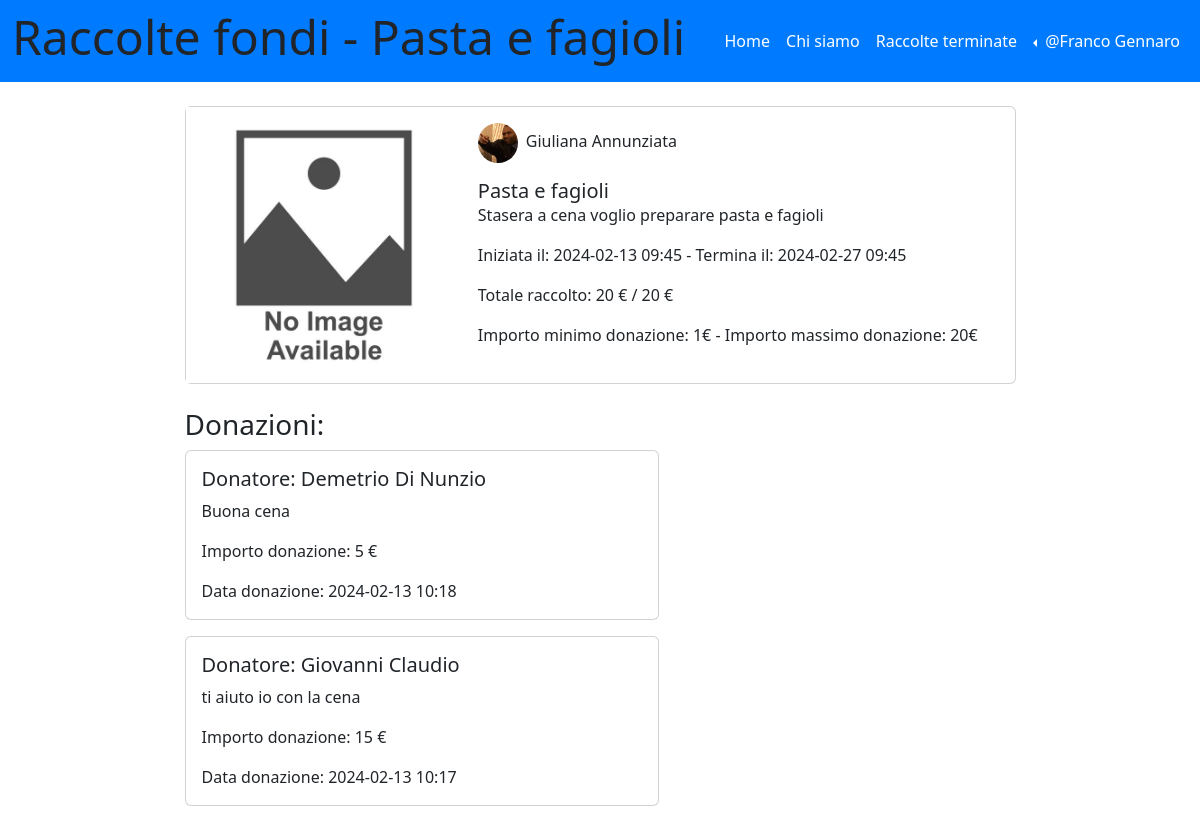
The app's page /raccolte/1 (signed in) with its own data.
### tables this page shows
CREATE TABLE "raccolte" (
	"id_raccolta"	INTEGER NOT NULL UNIQUE,
	"nome_raccolta"	TEXT NOT NULL,
	"descrizione"	TEXT,
	"immagine"	TEXT,
	"data_creazione"	TEXT,
	"data_termine"	TEXT,
	"cifra_attuale"	NUMERIC,
	"cifra_da_raggiungere"	NUMERIC,
	"tipo_raccolta"	TEXT,
	"organizzatore_raccolta"	INTEGER,
	"importo_minimo"	NUMERIC,
	"status"	TEXT DEFAULT 'attiva',
	"aggiornata"	TEXT DEFAULT 'no',
	"importo_massimo"	NUMERIC, tipo_modificabile TEXT,
	PRIMARY KEY("id_raccolta" AUTOINCREMENT),
	FOREIGN KEY("organizzatore_raccolta") REFERENCES "utenti"("id_utente")
);

CREATE TABLE "utenti" (
	"id_utente"	INTEGER UNIQUE,
	"email"	TEXT NOT NULL UNIQUE,
	"password"	TEXT NOT NULL UNIQUE,
	"nome"	TEXT NOT NULL,
	"cognome"	TEXT NOT NULL,
	"immagine_utente"	TEXT,
	"portafoglio"	NUMERIC,
	PRIMARY KEY("id_utente" AUTOINCREMENT)
);

CREATE TABLE "donazioni" (
	"id_donazione"	INTEGER NOT NULL UNIQUE,
	"importo"	INTEGER,
	"id_donatore"	INTEGER,
	"raccolta"	INTEGER,
	"testo_donazione"	TEXT,
	"data_donazione"	TEXT,
	"nome_donatore"	TEXT,
	"cognome_donatore"	TEXT,
	FOREIGN KEY("id_donatore") REFERENCES "utenti",
	FOREIGN KEY("raccolta") REFERENCES "raccolte",
	PRIMARY KEY("id_donazione" AUTOINCREMENT)
);

### app.py (the view)
@app.route('/raccolte/<int:id>')
def singola_raccolta(id):
    raccolta_db = raccolte_dao.get_raccolta_by_id(id)
    donazioni_db = donazioni_dao.get_donazione_by_id(id)
    return render_template('singola_raccolta.html', raccolta = raccolta_db, donazioni=donazioni_db)

### app.py (called while the page is built)
@app.before_request
def update_before_request():
    app.logger.info('Inizio update_status_e_portafoglio')
    try:
        raccolte_dao.update_status_e_portafoglio()
        app.logger.info('Fine update_status_e_portafoglio')
        raccolte_dao.update_tipo_modificabile()
        app.logger.info('Fine update_tipo_modificabile')
    except Exception as e:
        print('Error during update:', str(e))

@login_manager.user_loader
def load_user(user_id):
    db_user = utenti_dao.get_user_by_id(user_id)
    if db_user is not None:
        user = User(id_utente=db_user['id_utente'], nome=db_user['nome'], cognome=db_user['cognome'], email=db_user['email'], password=db_user['password'], immagine_utente=db_user['immagine_utente'], portafoglio=db_user['portafoglio'])
    else:
        user = None
    return user

### donazioni_dao.py (called while the page is built)
def get_donazione_by_id(id):
    conn = sqlite3.connect('db/raccolte_fondi.db')
    conn.row_factory = sqlite3.Row
    cursor = conn.cursor()
    '''ricevi l'id della raccolta, seleziona tutte le donazioni effettuate a quella raccolta, ovvero
    dove raccolta (donazioni) = id_raccolta (raccolte)'''
    sql = 'SELECT donazioni.id_donazione,donazioni.importo,donazioni.id_donatore,donazioni.raccolta,donazioni.testo_donazione,donazioni.data_donazione,donazioni.nome_donatore,donazioni.cognome_donatore FROM donazioni WHERE donazioni.raccolta = ? ORDER BY data_donazione DESC'
    cursor.execute(sql, (id,))
    donazioni = cursor.fetchall()
    cursor.close()
    conn.close()
    return donazioni

### raccolte_dao.py (called while the page is built)
def get_raccolta_by_id(id):
    conn = sqlite3.connect('db/raccolte_fondi.db')
    conn.row_factory = sqlite3.Row
    cursor = conn.cursor()
    sql = 'SELECT raccolte.id_raccolta,raccolte.nome_raccolta,raccolte.descrizione,raccolte.immagine,raccolte.data_creazione,raccolte.data_termine,raccolte.cifra_attuale,raccolte.cifra_da_raggiungere,raccolte.tipo_raccolta,raccolte.organizzatore_raccolta,raccolte.importo_minimo,raccolte.status,raccolte.aggiornata,raccolte.importo_massimo,utenti.nome,utenti.cognome,utenti.immagine_utente FROM raccolte LEFT JOIN utenti ON raccolte.organizzatore_raccolta = utenti.id_utente WHERE raccolte.id_raccolta = ?'
    cursor.execute(sql, (id,))
    post = cursor.fetchone()
    cursor.close()
    conn.close()
    return post

### templates/singola_raccolta.html (shortened to what this page needs)
{% extends "base.html" %}
{% block home_active %}active{% endblock %}
{% block page_name%}{{raccolta.nome_raccolta}}{%endblock%}
{%block content%}
<main class="col-lg-12">
  <div class="container">
    <div class="row justify-content-center">
      <div class="col-lg-9">
        <div class="card mb-4">
          <div class="row g-0">
            <div class="col-md-4 d-flex align-items-stretch">
              {% if raccolta.immagine %}
              <img src="{{ url_for('static', filename=raccolta.immagine) }}" class="img-fluid w-100 img-full-height" alt="Immagine della raccolta: {{raccolta.nome_raccolta}}">
              {% else %}
              <img src="{{ url_for('static', filename='no_immagine_raccolta.jpg') }}" class="img-fluid w-100 img-full-height" alt="Nessuna immagine disponibile">
              {% endif %}
            </div>
            <div class="col-md-8">
              <div class="card-body d-flex flex-column justify-content-between">
                <div class="d-flex align-items-center mb-3">
                  {% if raccolta.immagine_utente %}
                  <img src="{{ url_for('static', filename=raccolta.immagine_utente) }}" class="profile-image me-2" alt="Immagine di profilo">
                  {% else %}
                  <img src="{{ url_for('static', filename='no_immagine_utente.jpg') }}" class="profile-image me-2" alt="Immagine di profilo">
                  {% endif %}
                  <p class="mb-1">{{raccolta.nome}} {{raccolta.cognome}}</p>
                </div>
                <h5 class="card-title mb-0">{{raccolta.nome_raccolta | e}}</h5>
                <p class="card-text mb-3">{{raccolta.descrizione | e}}</p>
                <p>Iniziata il: {{raccolta.data_creazione | e}} - Termina il: {{raccolta.data_termine | e}}</p>
                <p>Totale raccolto: {{raccolta.cifra_attuale | e}} € / {{raccolta.cifra_da_raggiungere | e}} €</p>
                <p>Importo minimo donazione: {{raccolta.importo_minimo | int}}€ - Importo massimo donazione: {{raccolta.importo_massimo | int}}€</p>
              </div>
            </div>
          </div>
        </div>
        <h3>Donazioni:</h3>
        {% for donazione in donazioni %}
        <div class="row">
          <div class="col-7">
            <div class="card mb-3">
              <div class="row g-0">
                <div class="col-lg-9">
                  <div class="card-body">
                    <h5 class="card-title">Donatore: {% if donazione.id_donatore != None %}{{ donazione.nome_donatore | e }} {{ donazione.cognome_donatore | e }}{% else %}Anonimo{% endif %}</h5>
                    <p class="card-text">{{ donazione.testo_donazione }}</p>
                    <p class="card-text">Importo donazione: {{ donazione.importo | e }} €</p>
                    <p class="card-text">Data donazione: {{ donazione.data_donazione | e }}</p>
                  </div>
                </div>
              </div>
            </div>
          </div>
        </div>
        {% endfor %}
      </div>
    </div>
  </div>
</main>
{% endblock %}

### templates/base.html (shortened to what this page needs)
<!doctype html>
<html lang="en">
<head>
  <link href="https://cdn.jsdelivr.net/npm/bootstrap@5.3.2/dist/css/bootstrap.min.css" rel="stylesheet"
>
  <link rel="stylesheet" href="https://cdn.jsdelivr.net/npm/bootstrap-icons@1.11.2/font/bootstrap-icons.min.css">
  <link rel="stylesheet" href="{{ url_for('static', filename='style.css') }}">
</head>
<body>
  <header id="myheader">
    <nav class="navbar navbar-dark navbar-expand-lg mynavbar">
      <div class="container-fluid">
        <h1 class="display-5">Raccolte fondi - {% block page_name %}{% endblock %}</h1>
        <div class="collapse navbar-collapse" id="navbarSupportedContent">
          <ul class="navbar-nav ms-auto">
            <li class="nav-item">
              <a class="nav-link {%block home_active%}{% endblock %}" aria-current="page" href="/">Home</a>
            </li>
            <li class="nav-item">
              <a class="nav-link {%block about_active%}{% endblock %}" href="{{ url_for('about') }}">Chi siamo</a>
            </li>
            <li class="nav-item">
                <a class="nav-link {%block raccolte_terminate_active%}{% endblock %}" href="{{ url_for('raccolte_terminate') }}">Raccolte terminate</a>
              </li>
            {% if current_user.is_authenticated %}
            <li class="nav-item dropdown dropstart">
              <a class="nav-link dropdown-toggle" href="#" role="button" data-bs-toggle="dropdown"
                aria-expanded="false">
                @{{current_user.nome}} {{current_user.cognome}}
              </a>
            </li>
            {% else %}
            <li class="nav-item">
              <a class="nav-link {%block signup_active%}{% endblock %}" aria-current="page"
                href="{{ url_for('iscriviti') }}">Registrati</a>
            </li>
            {% endif %}
          </ul>
        </div>
      </div>
    </nav>
  </header>
  <div class="container-fluid mt-4">
    <div class="row">
      {%block content %}{% endblock %}
    </div>
  </div>
</body>
</html>

### static/style.css (style rules this page uses)
.mynavbar { background-color: #007bff; }
.navbar-dark .navbar-nav .nav-link { color: white; }
.profile-image { width: 40px; height: auto; border-radius: 50%; }
.d-flex.align-items-center { align-items: center; }

### records on screen
raccolte: nome_raccolta "Pasta e fagioli", descrizione "Stasera a cena voglio preparare pasta e fagioli", data_creazione "2024-02-13 09:45", data_termine "2024-02-27 09:45", cifra_attuale "20", cifra_da_raggiungere "20", importo_minimo "1", importo_massimo "20"
utenti: nome "Franco", cognome "Gennaro"
utenti: immagine_utente (picture), nome "Giuliana", cognome "Annunziata"
donazioni: nome_donatore "Demetrio", cognome_donatore "Di Nunzio", testo_donazione "Buona cena", importo "5", data_donazione "2024-02-13 10:18"
donazioni: nome_donatore "Giovanni", cognome_donatore "Claudio", testo_donazione "ti aiuto io con la cena", importo "15", data_donazione "2024-02-13 10:17"
